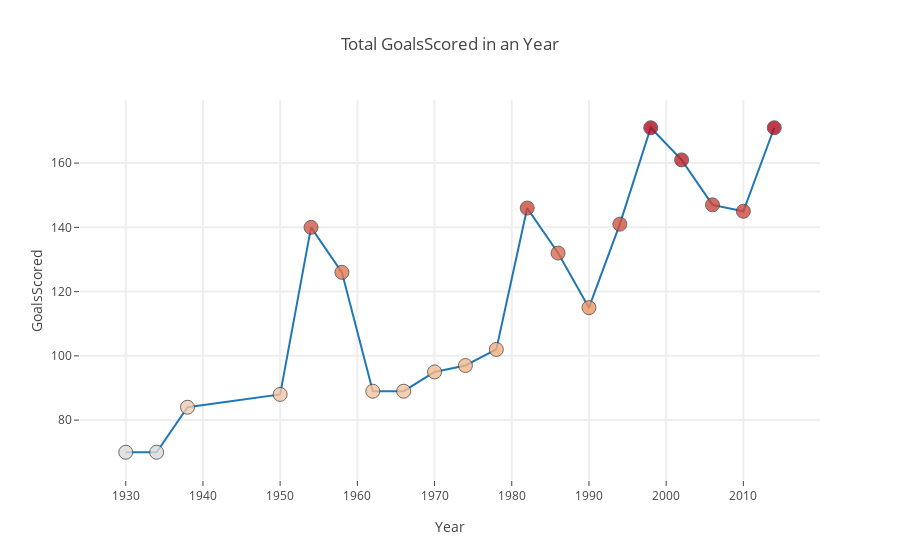

The code cell stored with this chart in its notebook:
### Code cell
import plotly.plotly as py
import plotly.graph_objs as go
import random
import numpy as np
import pandas as pd

l= []
y= []
data= pd.read_csv("WorldCups.csv")

trace0= go.Scatter(
    x= data['Year'],
    y= data['GoalsScored'],
    mode= 'markers+lines',
    marker= dict(size= 14,
                    line= dict(width=1),
                    color= data['GoalsScored'],
                    opacity= 0.8
                   )
    )
l.append(trace0);

layout= go.Layout(
    title= 'Total GoalsScored in an Year',
    hovermode= 'closest',
    xaxis= dict(
        title= 'Year',
        ticklen= 5,
        zeroline= False,
        gridwidth= 2,
    ),
    yaxis=dict(
        title= 'GoalsScored',
        ticklen= 5,
        gridwidth= 2,
    ),
    showlegend= False
)
fig= go.Figure(data=l, layout=layout)
iplot(fig)

### Figure 1 — Plotly figure (JSON) as saved in the notebook; plotly's stock layout.template omitted (floating-point values rounded to 4 significant figures)
{"data": [{"marker": {"color": [70, 70, 84, 88, 140, 126, 89, 89, 95, 97, 102, 146, 132, 115, 141, 171, 161, 147, 145, 171], "line": {"width": 1}, "opacity": 0.8, "size": 14}, "mode": "markers+lines", "type": "scatter", "uid": "805d2b00-e0dd-4961-9627-888384add6b4", "x": [1930, 1934, 1938, 1950, 1954, 1958, 1962, 1966, 1970, 1974, 1978, 1982, 1986, 1990, 1994, 1998, 2002, 2006, 2010, 2014], "y": [70, 70, 84, 88, 140, 126, 89, 89, 95, 97, 102, 146, 132, 115, 141, 171, 161, 147, 145, 171]}], "layout": {"hovermode": "closest", "showlegend": false, "title": {"text": "Total GoalsScored in an Year"}, "xaxis": {"gridwidth": 2, "ticklen": 5, "title": {"text": "Year"}, "zeroline": false}, "yaxis": {"gridwidth": 2, "ticklen": 5, "title": {"text": "GoalsScored"}}}}
